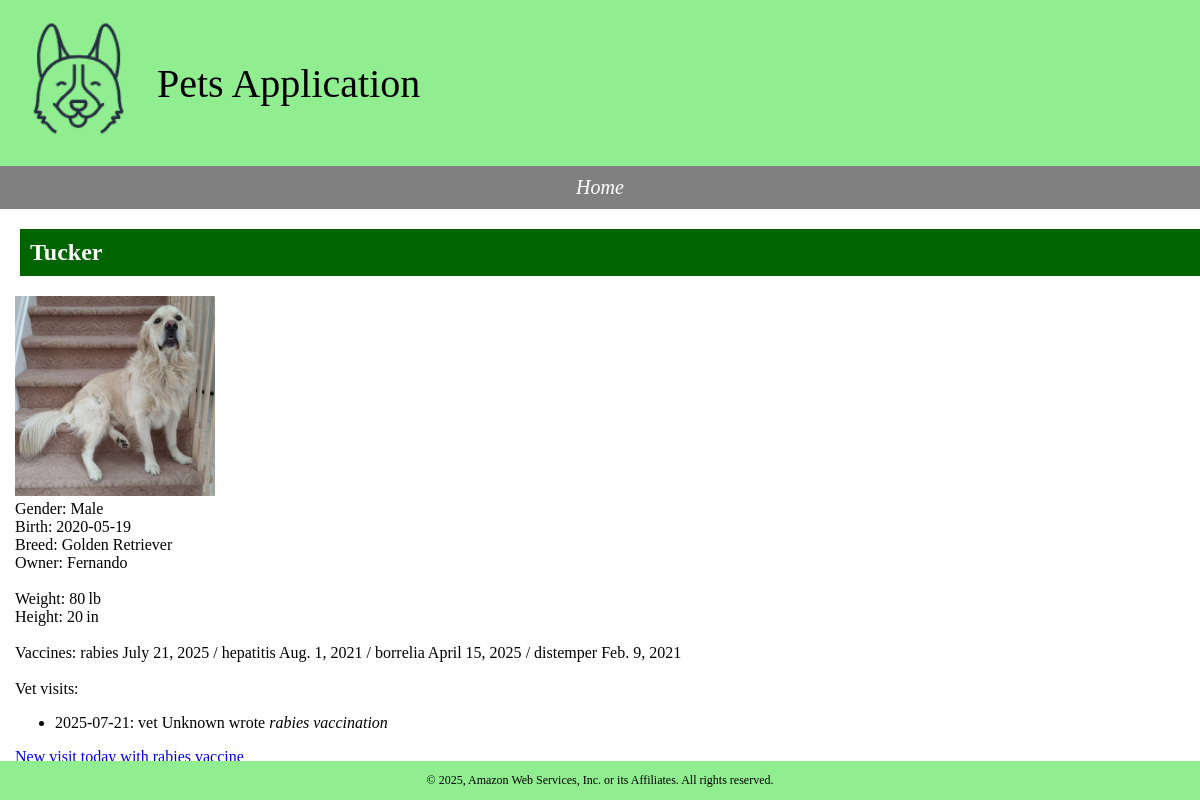
Before: /pet/1/ with the older database file.
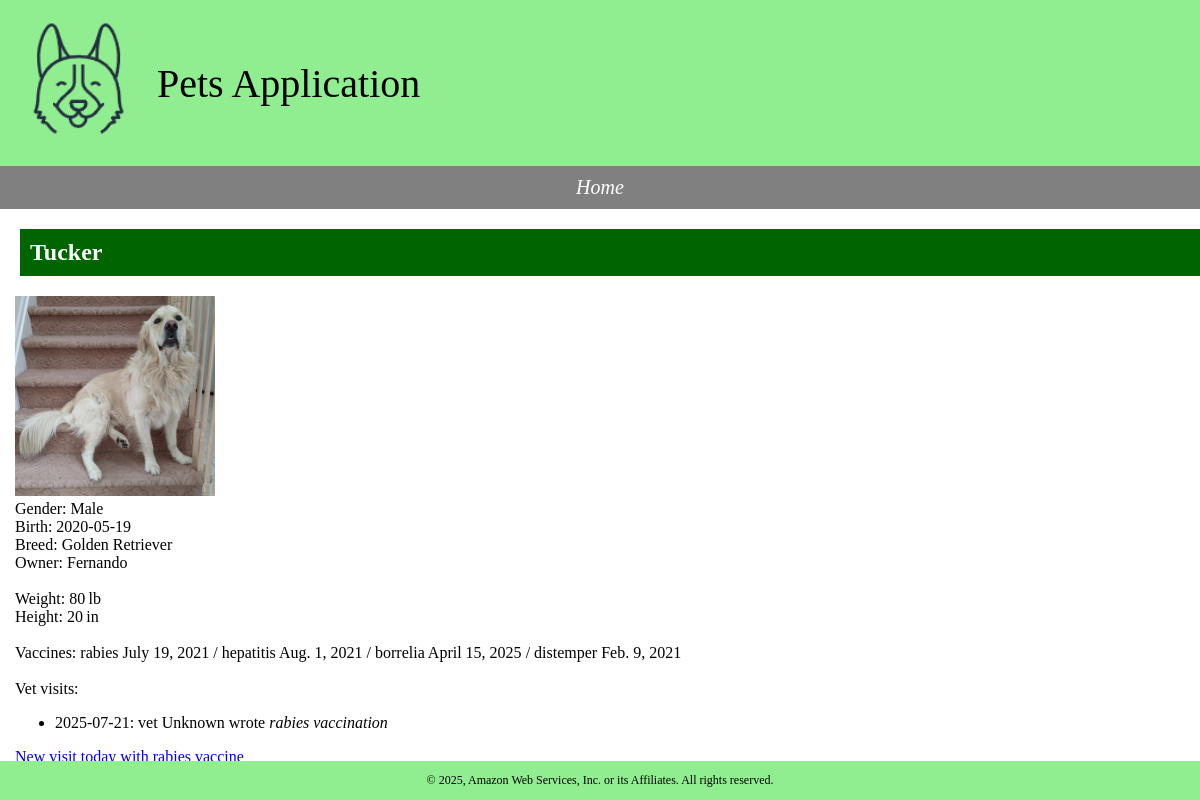
After: the same page with the newer database file.
### pets_app/models.py (models this page shows, shortened)
class Pet(models.Model):
    name = models.CharField(max_length=100)
    gender = models.CharField(max_length=6, choices=Gender.choices, default=Gender.FEMALE)
    birth = models.DateField(default=None, null=True, blank=True)
    owner = models.CharField(max_length=100)
    weight = models.DecimalField(max_digits=8, decimal_places=2, null=True)
    height = models.DecimalField(max_digits=8, decimal_places=2, null=True)
    card = models.OneToOneField(VaccinationCard, on_delete=models.CASCADE, null=True, blank=True)
    breed = models.ManyToManyField(Breed, blank=True)
    picture = models.ImageField(max_length=255, null=True)

class VaccinationCard(models.Model):
    rabies = models.DateField(default=datetime.today().strftime('%Y-%m-%d'), null=False, blank=False)
    hepatitis = models.DateField(null=True, blank=True)
    borrelia = models.DateField(null=True, blank=True)
    distemper = models.DateField(null=True, blank=True)

### pets_app/views.py (the view)
# urls.py: path("pet/<int:pet_id>/", views.pet_detail, name="pet"),
def pet_detail(request, pet_id):
    pet = get_object_or_404(Pet, pk=pet_id)
    return render(request, "pets_app/pet.html", {"pet": pet})

### pets_app/templates/pets_app/pet.html
{% extends "pets_app/base.html" %}
{% block content %}
<div class="pet">
  <h2>{{ pet.name }}</h2>
  <img src="{{ pet.picture.url }}" width="200"><br>
  Gender: {{ pet.get_gender_display }}<br>
  Birth: {{ pet.birth|date:"Y‑m‑d" }}<br>
  Breed:
    {% for b in pet.breed.all %}
        {{ b.name }}{% if not forloop.last %}, {% endif %}
    {% endfor %}<br>
  Owner: {{ pet.owner|title }}<br><br>
  Weight: {{ pet.weight|floatformat }} lb<br>
  Height: {{ pet.height|floatformat }} in<br><br>
  {% if pet.card %}
      Vaccines:
      rabies {{ pet.card.rabies|default:"n/a" }} /
      hepatitis {{ pet.card.hepatitis|default:"never" }} /
      borrelia {{ pet.card.borrelia|default:"never" }} /
      distemper {{ pet.card.distemper|default:"never" }}
  {% else %}
      No vaccination record
  {% endif %}
  <br><br>
  Vet visits:
  <ul>
    {% for vv in pet.vetvisit_set.all %}
      <li>{{ vv.date|date:"Y‑m‑d" }}: vet {{ vv.vet|title }}
          {% if vv.notes %}wrote <i>{{ vv.notes }}</i>{% endif %}
      </li>
    {% empty %}
      <li>— none yet —</li>
    {% endfor %}
  </ul>
  <a class="btn btn-info pull-right"
     href="{% url 'visit_today' pet.id %}">
     New visit today with rabies vaccine
  </a><br><br>
</div>
{% endblock %}

Changed rows visible on the page:
changed through a linked row, Pet "Tucker": card.rabies "July 21, 2025" → "July 19, 2021"
